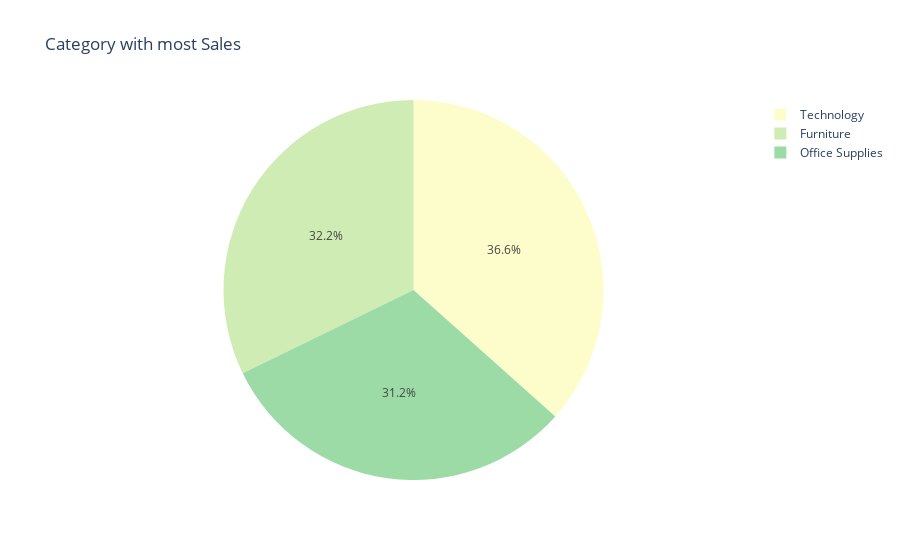

Source (notebook cell):
### Code cell
## 6) Which Category has the most sales
top_sales_category = df.groupby('Category').sum()['Sales'].reset_index()

fig = px.pie(top_sales_category, names='Category', values='Sales', title='Category with most Sales', color_discrete_sequence=px.colors.sequential.deep)

fig.show()

### Figure 1 — Plotly figure (JSON) as saved in the notebook; plotly's stock layout.template omitted (floating-point values rounded to 4 significant figures)
{"data": [{"domain": {"x": [0, 1], "y": [0, 1]}, "hovertemplate": "Category=%{label}<br>Sales=%{value}<extra></extra>", "labels": ["Furniture", "Office Supplies", "Technology"], "legendgroup": "", "name": "", "showlegend": true, "type": "pie", "values": [728700.0, 705400.0, 827500.0]}], "layout": {"legend": {"tracegroupgap": 0}, "piecolorway": ["rgb(253, 253, 204)", "rgb(206, 236, 179)", "rgb(156, 219, 165)", "rgb(111, 201, 163)", "rgb(86, 177, 163)", "rgb(76, 153, 160)", "rgb(68, 130, 155)", "rgb(62, 108, 150)", "rgb(62, 82, 143)", "rgb(64, 60, 115)", "rgb(54, 43, 77)", "rgb(39, 26, 44)"], "title": {"text": "Category with most Sales"}}}
